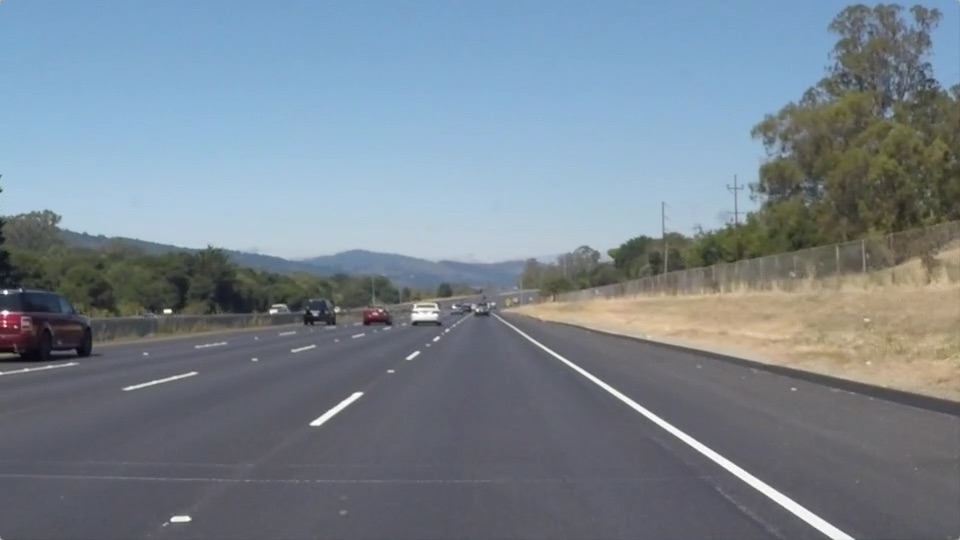
#> input picture test_images/solidWhiteRight.jpg, 960 x 540 px
$ jupyter execute --allow-errors P1-without-Optional.ipynb   (shell and % lines are left out)
#> lines starting #> are read from the running program, lines starting #| are printed output that depends on the picture; after the words box and inside, x2 and y2 are one past the last pixel; in counts of white or black regions, pixels touching at a corner belong together
# Self-Driving Car Engineer Nanodegree

## Project: **Finding Lane Lines on the Road**
***
In this project, you will use the tools you learned about in the lesson to identify lane lines on the road.  You can develop your pipeline on a series of individual images, and later apply the result to a video stream (really just a series of images). Check out the video clip "raw-lines-example.mp4" (also contained in this repository) to see what the output should look like after using the helper functions below.

Once you have a result that looks roughly like "raw-lines-example.mp4", you'll need to get creative and try to average and/or extrapolate the line segments you've detected to map out the full extent of the lane lines.  You can see an example of the result you're going for in the video "P1_example.mp4".  Ultimately, you would like to draw just one line for the left side of the lane, and one for the right.

In addition to implementing code, there is a brief writeup to complete. The writeup should be completed in a separate file, which can be either a markdown file or a pdf document. There is a [write up template](https://github.com/udacity/CarND-LaneLines-P1/blob/master/writeup_template.md) that can be used to guide the writing process. Completing both the code in the Ipython notebook and the writeup template will cover all of the [rubric points](https://review.udacity.com/#!/rubrics/322/view) for this project.

---
Let's have a look at our first image called 'test_images/solidWhiteRight.jpg'.  Run the 2 cells below (hit Shift-Enter or the "play" button above) to display the image.

**Note: If, at any point, you encounter frozen display windows or other confounding issues, you can always start again with a clean slate by going to the "Kernel" menu above and selecting "Restart & Clear Output".**

---

**The tools you have are color selection, region of interest selection, grayscaling, Gaussian smoothing, Canny Edge Detection and Hough Tranform line detection.  You  are also free to explore and try other techniques that were not presented in the lesson.  Your goal is piece together a pipeline to detect the line segments in the image, then average/extrapolate them and draw them onto the image for display (as below).  Once you have a working pipeline, try it out on the video stream below.**

---

<figure>

 <figcaption>
 <p></p>
 <p style="text-align: center;"> Your output should look something like this (above) after detecting line segments using the helper functions below </p>
 </figcaption>
</figure>
 <p></p>
<figure>

 <figcaption>
 <p></p>
 <p style="text-align: center;"> Your goal is to connect/average/extrapolate line segments to get output like this</p>
 </figcaption>
</figure>

**Run the cell below to import some packages.  If you get an `import error` for a package you've already installed, try changing your kernel (select the Kernel menu above --> Change Kernel).  Still have problems?  Try relaunching Jupyter Notebook from the terminal prompt.  Also, consult the forums for more troubleshooting tips.**

## Import Packages

[cell 1]
#importing some useful packages
import matplotlib.pyplot as plt
import matplotlib.image as mpimg
import numpy as np
import cv2

## Read in an Image

[cell 2]
#reading in an image
image = mpimg.imread('test_images/solidWhiteRight.jpg')
#> image is the input picture: shape (540, 960, 3); mean R, G, B 120.3, 132.6, 143.7

#printing out some stats and plotting
print('This image is:', type(image), 'with dimensions:', image.shape)
#| This image is: <class 'numpy.ndarray'> with dimensions: (540, 960, 3)
plt.imshow(image)  # if you wanted to show a single color channel image called 'gray', for example, call as plt.imshow(gray, cmap='gray')

## Ideas for Lane Detection Pipeline

**Some OpenCV functions (beyond those introduced in the lesson) that might be useful for this project are:**

`cv2.inRange()` for color selection
`cv2.fillPoly()` for regions selection
`cv2.line()` to draw lines on an image given endpoints
`cv2.addWeighted()` to coadd / overlay two images
`cv2.cvtColor()` to grayscale or change color
`cv2.imwrite()` to output images to file
`cv2.bitwise_and()` to apply a mask to an image

**Check out the OpenCV documentation to learn about these and discover even more awesome functionality!**

## Helper Functions

Below are some helper functions to help get you started. They should look familiar from the lesson!

[cell 3]
import math

def grayscale(img):
    """Applies the Grayscale transform
    This will return an image with only one color channel
    but NOTE: to see the returned image as grayscale
    (assuming your grayscaled image is called 'gray')
    you should call plt.imshow(gray, cmap='gray')"""
    return cv2.cvtColor(img, cv2.COLOR_RGB2GRAY)
    # Or use BGR2GRAY if you read an image with cv2.imread()
    # return cv2.cvtColor(img, cv2.COLOR_BGR2GRAY)

def canny(img, low_threshold, high_threshold):
    """Applies the Canny transform"""
    return cv2.Canny(img, low_threshold, high_threshold)

def gaussian_blur(img, kernel_size):
    """Applies a Gaussian Noise kernel"""
    return cv2.GaussianBlur(img, (kernel_size, kernel_size), 0)

def region_of_interest(img, vertices):
    """
    Applies an image mask.

    Only keeps the region of the image defined by the polygon
    formed from `vertices`. The rest of the image is set to black.
    """
    #defining a blank mask to start with
    mask = np.zeros_like(img)

    #defining a 3 channel or 1 channel color to fill the mask with depending on the input image
    if len(img.shape) > 2:
        channel_count = img.shape[2]  # i.e. 3 or 4 depending on your image
        ignore_mask_color = (255,) * channel_count
    else:
        ignore_mask_color = 255

    #filling pixels inside the polygon defined by "vertices" with the fill color
    cv2.fillPoly(mask, vertices, ignore_mask_color)

    #returning the image only where mask pixels are nonzero
    masked_image = cv2.bitwise_and(img, mask)
    return masked_image


def draw_lines(img, lines, color=[255, 0, 0], thickness=2):
    """
    NOTE: this is the function you might want to use as a starting point once you want to
    average/extrapolate the line segments you detect to map out the full
    extent of the lane (going from the result shown in raw-lines-example.mp4
    to that shown in P1_example.mp4).

    Think about things like separating line segments by their
    slope ((y2-y1)/(x2-x1)) to decide which segments are part of the left
    line vs. the right line.  Then, you can average the position of each of
    the lines and extrapolate to the top and bottom of the lane.

    This function draws `lines` with `color` and `thickness`.
    Lines are drawn on the image inplace (mutates the image).
    If you want to make the lines semi-transparent, think about combining
    this function with the weighted_img() function below
    """
    for line in lines:
        for x1,y1,x2,y2 in line:
            cv2.line(img, (x1, y1), (x2, y2), color, thickness)

def hough_lines(img, rho, theta, threshold, min_line_len, max_line_gap):
    """
    `img` should be the output of a Canny transform.

    Returns an image with hough lines drawn.
    """
    lines = cv2.HoughLinesP(img, rho, theta, threshold, np.array([]), minLineLength=min_line_len, maxLineGap=max_line_gap)
    line_img = np.zeros((img.shape[0], img.shape[1], 3), dtype=np.uint8)
    draw_lines(line_img, lines)
    return line_img, lines

# Python 3 has support for cool math symbols.

def weighted_img(img, initial_img, α=0.8, β=1., γ=0.):
    """
    `img` is the output of the hough_lines(), An image with lines drawn on it.
    Should be a blank image (all black) with lines drawn on it.

    `initial_img` should be the image before any processing.

    The result image is computed as follows:

    initial_img * α + img * β + γ
    NOTE: initial_img and img must be the same shape!
    """
    return cv2.addWeighted(initial_img, α, img, β, γ)

## Test Images

Build your pipeline to work on the images in the directory "test_images"
**You should make sure your pipeline works well on these images before you try the videos.**

[cell 4]
import os
os.listdir("test_images/")

## Build a Lane Finding Pipeline

Build the pipeline and run your solution on all test_images. Make copies into the `test_images_output` directory, and you can use the images in your writeup report.

Try tuning the various parameters, especially the low and high Canny thresholds as well as the Hough lines parameters.

[cell 5]
# TODO: Build your pipeline that will draw lane lines on the test_images
# then save them to the test_images_output directory.
import os
import glob

test_images = glob.glob('test_images/*.jpg')

def process_frame(fname):
    '''
    Pipeline using helper functions
    grayscale(img)
    canny(img, low_threshold, high_threshold)
    gaussian_blur(img, kernel_size)
    region_of_interest(img, vertices)
    draw_lines(img, lines, color=[255, 0, 0], thickness=2)
    hough_lines(img, rho, theta, threshold, min_line_len, max_line_gap)
    weighted_img(img, initial_img, α=0.8, β=1., γ=0.)
    '''
    image = cv2.cvtColor(cv2.imread(fname), cv2.COLOR_RGB2BGR)
    gray = grayscale(image)

    blur_gray = gaussian_blur(image, 5)
    edges = canny(blur_gray, 50, 150)

    imshape = image.shape
    vertices = np.array([[(0,imshape[0]),(450, 320), (490, 320), (imshape[1],imshape[0])]], dtype=np.int32)

    roi = region_of_interest(edges, vertices)

    rho = 2 # distance resolution in pixels of the Hough grid
    theta = np.pi/180 # angular resolution in radians of the Hough grid
    threshold = 15     # minimum number of votes (intersections in Hough grid cell)
    min_line_len = 40  #minimum number of pixels making up a line
    max_line_gap = 20  # maximum gap in pixels between connectable line segments

    houghline_img, lines = hough_lines(roi, rho, theta, threshold, min_line_len, max_line_gap)
    lanes = weighted_img(houghline_img,image)

    result_path = 'test_images_output/rslt_'+os.path.basename(fname)
    cv2.imwrite(result_path,cv2.cvtColor(lanes,cv2.COLOR_BGR2RGB))

    f, axarr = plt.subplots(1, 3, figsize=(17,3), sharey=True)
    axarr[0].imshow(lanes)
    axarr[0].set_title("Result - " + result_path)

    axarr[1].imshow(houghline_img)
    axarr[1].set_title("Houguline Image")

    axarr[2].imshow(cv2.cvtColor(roi,cv2.COLOR_GRAY2RGB))
    axarr[2].set_title("RoI over edge")
    a
    return lanes, lines


#> (the rest of this cell did not finish here and is left out)

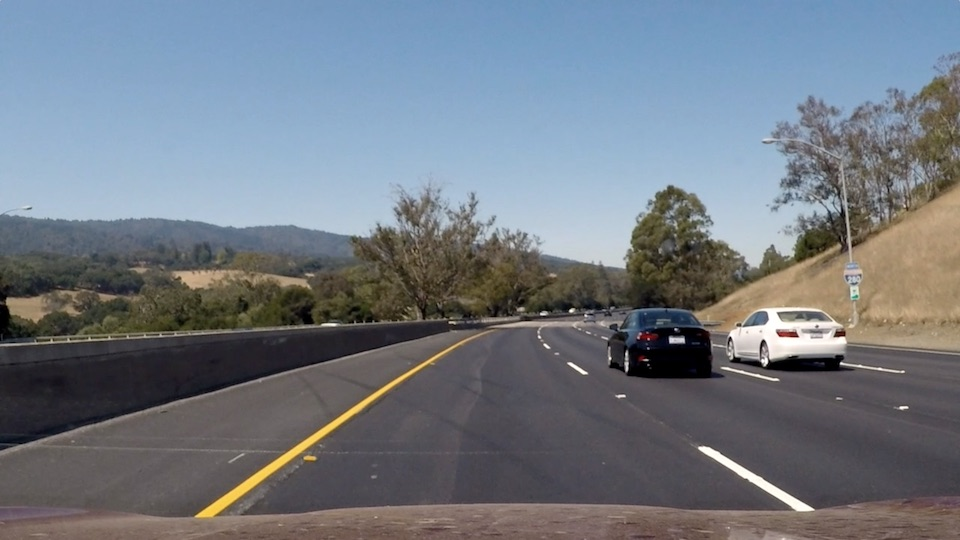
#> input picture test_images/Challenge-Frame.jpg, 960 x 540 px
#> in canny, `return cv2.Canny(img, low_threshold, high_threshold)`:
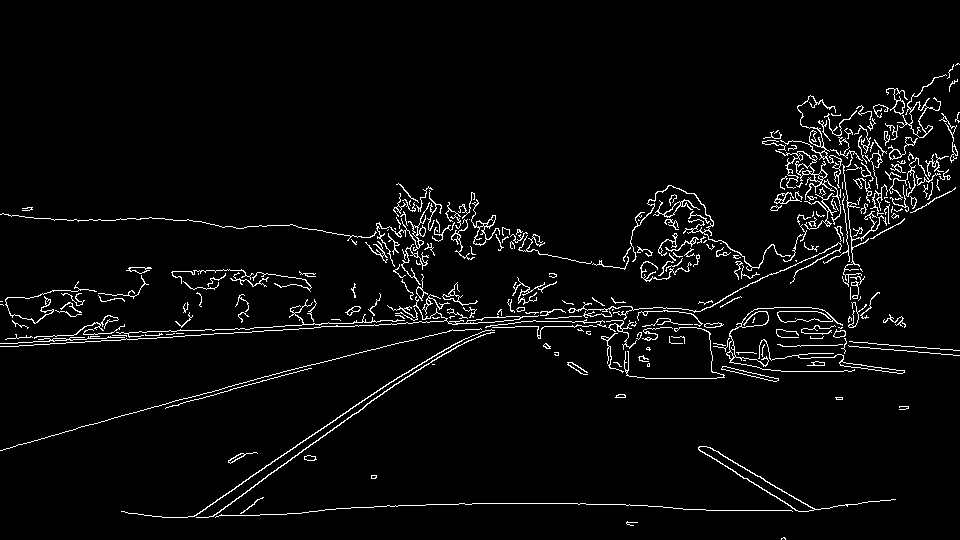
#> returned value: shape (540, 960); 3.8% white in thin lines or dots, all inside (x1, y1, x2, y2) = (0, 63, 960, 540)
#> in hough_lines, `lines = cv2.HoughLinesP(img, rho, theta, threshold, np.array([]), minL..`: lines = 27 rows, first 6: [426, 504, 471, 504], [459, 503, 509, 503], [431, 361, 495, 327], [211, 516, 334, 427], [193, 516, 248, 479], [431, 358, 494, 322]
#> the loop in draw_lines, `for line in lines:` made 27 passes

## Test on Videos

You know what's cooler than drawing lanes over images? Drawing lanes over video!

We can test our solution on two provided videos:

`solidWhiteRight.mp4`

`solidYellowLeft.mp4`

**Note: if you get an import error when you run the next cell, try changing your kernel (select the Kernel menu above --> Change Kernel). Still have problems? Try relaunching Jupyter Notebook from the terminal prompt. Also, consult the forums for more troubleshooting tips.**

**If you get an error that looks like this:**
```
NeedDownloadError: Need ffmpeg exe.
You can download it by calling:
imageio.plugins.ffmpeg.download()
```
**Follow the instructions in the error message and check out [this forum post](https://discussions.udacity.com/t/project-error-of-test-on-videos/274082) for more troubleshooting tips across operating systems.**

[cell 6]
# Import everything needed to edit/save/watch video clips
#run only when ffmpeg is not available
#import imageio
#imageio.plugins.ffmpeg.download()
from moviepy.editor import VideoFileClip
from IPython.display import HTML

# [24 lines left out: function process_image, not called in this run]

Let's try the one with the solid white lane on the right first ...

[cell 7]
white_output = 'test_videos_output/solidWhiteRight.mp4'
## To speed up the testing process you may want to try your pipeline on a shorter subclip of the video
## To do so add .subclip(start_second,end_second) to the end of the line below
## Where start_second and end_second are integer values representing the start and end of the subclip
## You may also uncomment the following line for a subclip of the first 5 seconds
##clip1 = VideoFileClip("test_videos/solidWhiteRight.mp4").subclip(0,5)
#> (the rest of this cell did not finish here and is left out)

Play the video inline, or if you prefer find the video in your filesystem (should be in the same directory) and play it in your video player of choice.

[cell 8]
HTML("""
<video width="960" height="540" controls>
  <source src="{0}">
</video>
""".format(white_output))

## Improve the draw_lines() function

**At this point, if you were successful with making the pipeline and tuning parameters, you probably have the Hough line segments drawn onto the road, but what about identifying the full extent of the lane and marking it clearly as in the example video (P1_example.mp4)?  Think about defining a line to run the full length of the visible lane based on the line segments you identified with the Hough Transform. As mentioned previously, try to average and/or extrapolate the line segments you've detected to map out the full extent of the lane lines. You can see an example of the result you're going for in the video "P1_example.mp4".**

**Go back and modify your draw_lines function accordingly and try re-running your pipeline. The new output should draw a single, solid line over the left lane line and a single, solid line over the right lane line. The lines should start from the bottom of the image and extend out to the top of the region of interest.**

Now for the one with the solid yellow lane on the left. This one's more tricky!

[cell 9]
yellow_output = 'test_videos_output/solidYellowLeft.mp4'
## To speed up the testing process you may want to try your pipeline on a shorter subclip of the video
## To do so add .subclip(start_second,end_second) to the end of the line below
## Where start_second and end_second are integer values representing the start and end of the subclip
## You may also uncomment the following line for a subclip of the first 5 seconds
##clip2 = VideoFileClip('test_videos/solidYellowLeft.mp4').subclip(0,5)
#> (the rest of this cell did not finish here and is left out)

[cell 10]
HTML("""
<video width="960" height="540" controls>
  <source src="{0}">
</video>
""".format(yellow_output))

### Extrapolation of lane line segments

#### checking individual line segments

[cell 11]
# [22 lines left out: function draw_lines2, not called in this run]

#> (a cell that did not finish here is left out)

#> call 2 of process_frame, with fname = 'test_images/Challenge-Frame1.jpg'
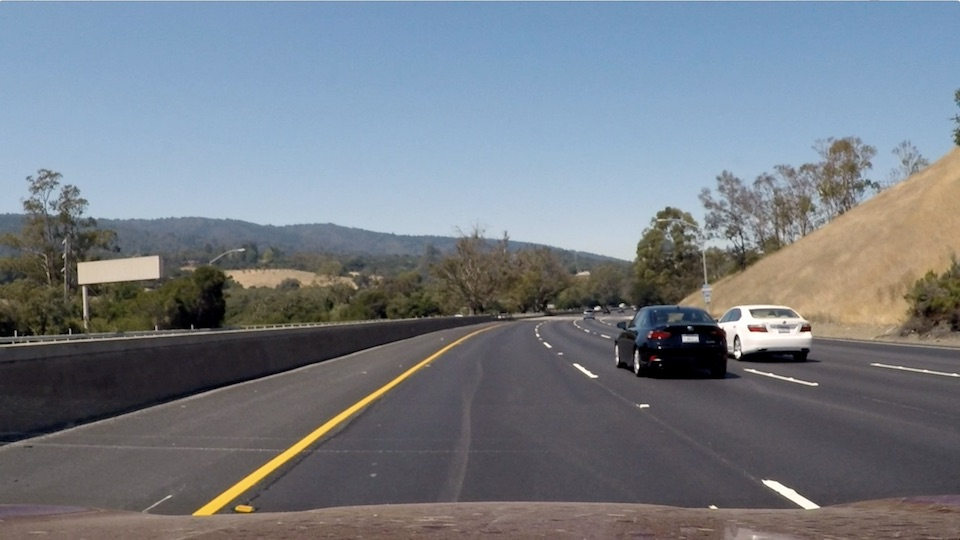
#> input picture test_images/Challenge-Frame1.jpg, 960 x 540 px
#> call 2 of gaussian_blur, with kernel_size = 5
#> in gaussian_blur (call 2), `return cv2.GaussianBlur(img, (kernel_size, kernel_size), 0)`:
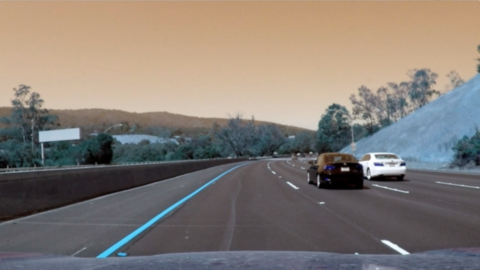
#> returned value: shape (540, 960, 3) (shown at 1/2 size); mean of channels 0, 1, 2 117.2, 124.1, 132.4; drawn as B, G, R
#> in region_of_interest (call 2), `masked_image = cv2.bitwise_and(img, mask)`:
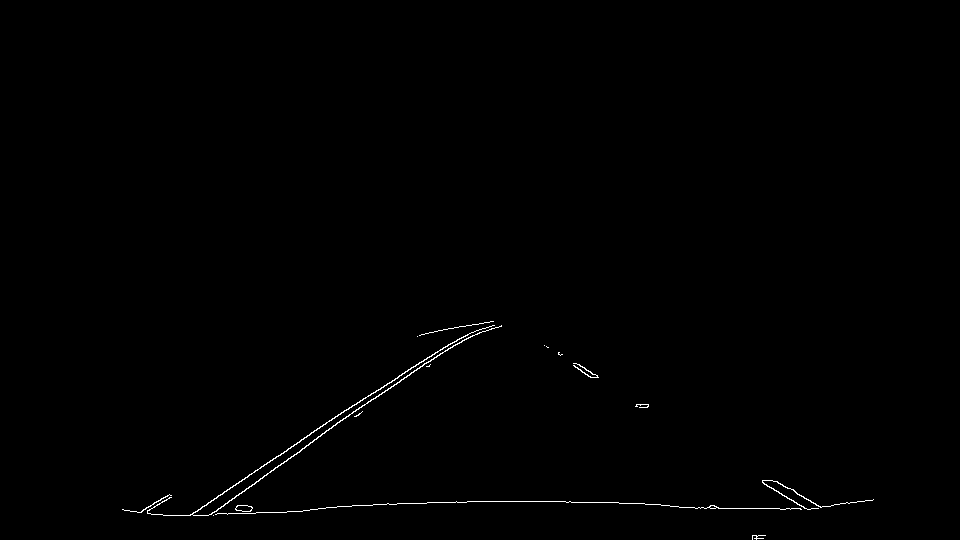
#> masked_image: shape (540, 960); 0.43% white in thin lines or dots, all inside (x1, y1, x2, y2) = (122, 321, 874, 540)
#> in hough_lines (call 2), `lines = cv2.HoughLinesP(img, rho, theta, threshold, np.array([]), minL..`: lines = 24 rows, first 6: [202, 506, 247, 505], [619, 503, 660, 504], [456, 501, 570, 501], [214, 512, 368, 401], [255, 470, 452, 342], [695, 508, 818, 508]
#> the loop in draw_lines (call 2), `for line in lines:` made 24 passes
#> call 2 of weighted_img, with α = 0.8, β = 1, γ = 0
#> in weighted_img (call 2), `return cv2.addWeighted(initial_img, α, img, β, γ)`:
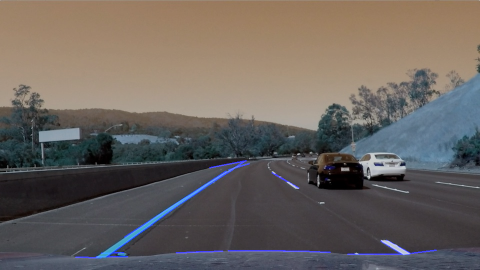
#> returned value: shape (540, 960, 3) (shown at 1/2 size); mean of channels 0, 1, 2 95.1, 99.3, 106; drawn as B, G, R
#> in process_frame (call 2), `cv2.imwrite(result_path,cv2.cvtColor(lanes,cv2.COLOR_BGR2RGB))`:
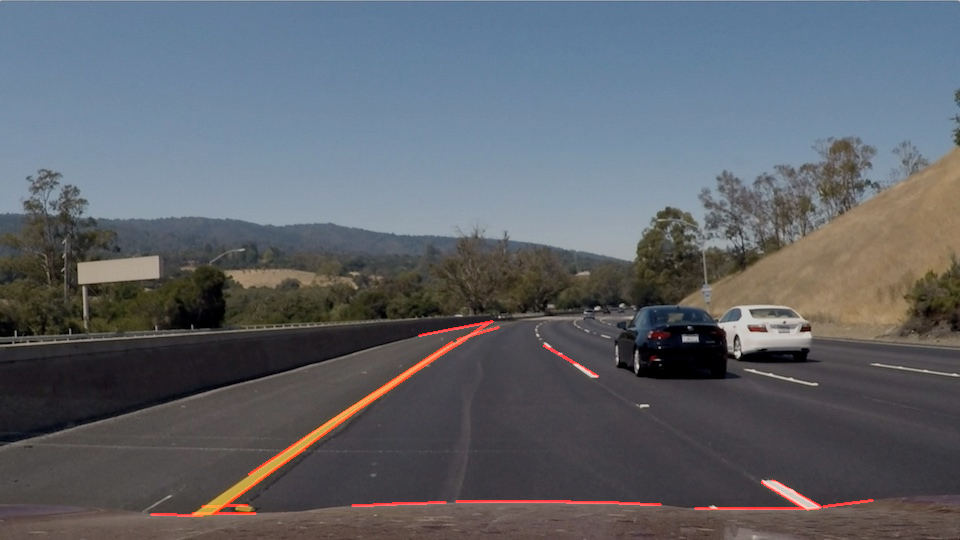
#> saved as rslt_Challenge-Frame1.jpg: shape (540, 960, 3); mean B, G, R 106, 99.3, 95.1
#> (the rest of the program and of its run is left out)
